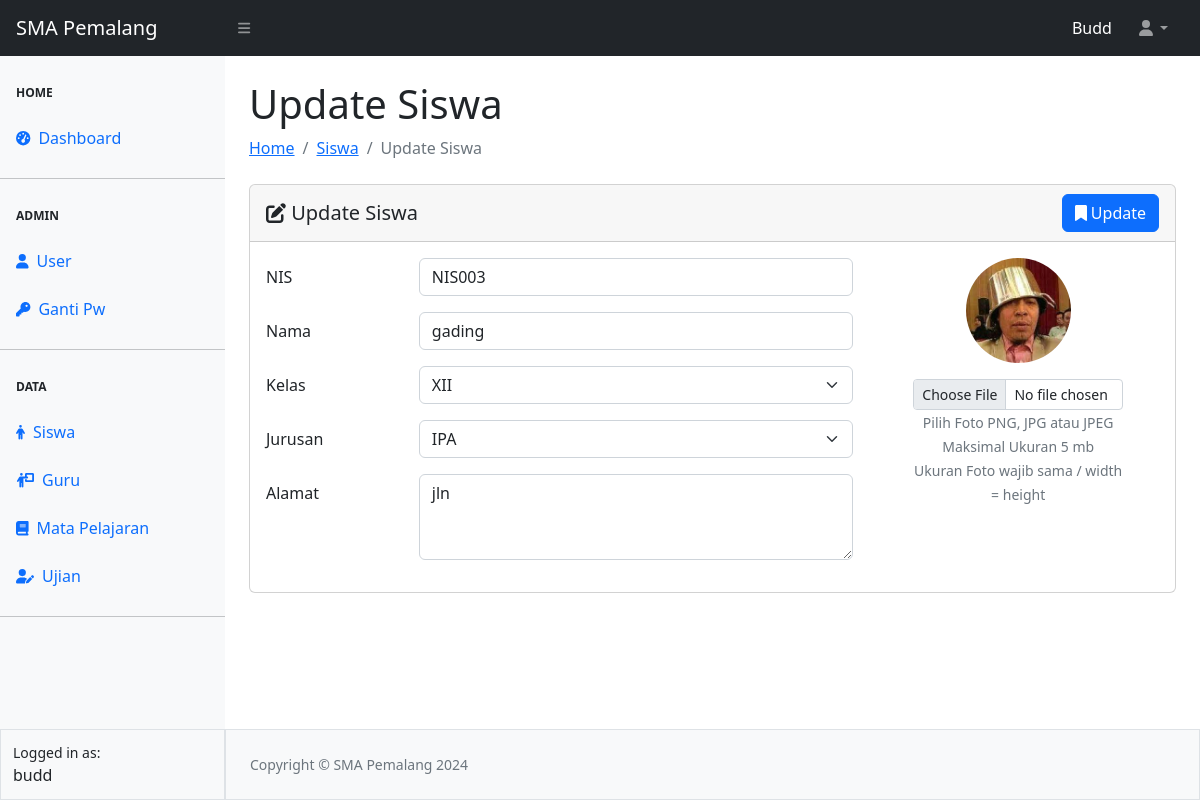
The page /siswa/edit-siswa.php?nis=NIS003 (signed in) on the database its author committed.
### tables this page shows
CREATE TABLE `tbl_siswa` (
  `nis` char(6) NOT NULL,
  `nama` varchar(100) NOT NULL,
  `alamat` varchar(128) NOT NULL,
  `kelas` varchar(3) NOT NULL,
  `jurusan` varchar(50) NOT NULL,
  `foto` varchar(50) NOT NULL
);

### siswa/edit-siswa.php (the view, shortened to what this page needs)
<?php
require_once "../config.php";
require_once "../template/header.php";
require_once "../template/navbar.php";
require_once "../template/sidebar.php";
$nis = $_GET['nis'];
$siswa = mysqli_query($koneksi, "SELECT * FROM tbl_siswa WHERE nis = '$nis'");
$data = mysqli_fetch_array($siswa);
?>
<div id="layoutSidenav_content">
    <main>
        <div class="container-fluid px-4">
            <h1 class="mt-4">Update Siswa</h1>
            <ol class="breadcrumb mb-4">
                <li class="breadcrumb-item"> <a href="../index.php">Home</a></li>
                <li class="breadcrumb-item"> <a href="siswa.php">Siswa</a></li>
                <li class="breadcrumb-item active">Update Siswa</li>
            </ol>
            <form action="proses-siswa.php" method="POST" enctype="multipart/form-data">
                <div class="card">
                    <div class="card-header d-flex justify-content-between align-items-center">
                        <span class="h5 my-2"><i class="fa-solid fa-pen-to-square"></i> Update Siswa</span>
                        <button type="submit" name="update" class="btn btn-primary"><i class="fa-solid fa-bookmark"></i> Update</button>
                    </div>
                    <div class="card-body">
                        <div class="row">
                            <div class="col-md-8 col-sm-12">
                                <div class="mb-3 row">
                                    <label for="nis" class="col-sm-3 col-form-label">NIS</label>
                                    <div class="col-sm-9">
                                        <input type="text" name="nis" required class="form-control" id="nis" value="<?= $nis ?>">
                                    </div>
                                </div>
                                <div class="mb-3 row">
                                    <label for="nama" class="col-sm-3 col-form-label">Nama</label>
                                    <div class="col-sm-9">
                                        <input type="text" name="nama" required class="form-control" id="nama" value="<?= $data['nama'] ?>">
                                    </div>
                                </div>
                                <div class="mb-3 row">
                                    <label for="kelas" class="col-sm-3 col-form-label">Kelas</label>
                                    <div class="col-sm-9">
                                        <select name="kelas" id="kelas" class="form-select" required>
                                            <?php
                                            $kelas = ["X", "XI", "XII"];
                                            foreach ($kelas as $kls) {
                                                echo '<option value="' . $kls . '"' . ($data['kelas'] == $kls ? ' selected' : '') . '>' . $kls . '</option>';
                                            }
                                            ?>
                                        </select>
                                    </div>
                                </div>
                                <div class="mb-3 row">
                                    <label for="jurusan" class="col-sm-3 col-form-label">Jurusan</label>
                                    <div class="col-sm-9">
                                        <select name="jurusan" id="jurusan" class="form-select" required>
                                            <?php
                                            $jurusan = ["IPA", "IPS"];
                                            foreach ($jurusan as $jrs) {
                                                echo '<option value="' . $jrs . '"' . ($data['jurusan'] == $jrs ? ' selected' : '') . '>' . $jrs . '</option>';
                                            }
                                            ?>
                                        </select>
                                    </div>
                                </div>
                                <div class="mb-3 row">
                                    <label for="alamat" class="col-sm-3 col-form-label">Alamat</label>
                                    <div class="col-sm-9">
                                        <textarea name="alamat" id="alamat" cols="30" rows="3" placeholder="Isi Alamat" class="form-control" required><?= $data['alamat'] ?></textarea>
                                    </div>
                                </div>
                            </div>
                            <div class="col-md-4 col-sm-12 text-center px-5">
                                <img src="../asset/image/<?= $data['foto'] ?>" alt="Foto Siswa" class="mb-3 rounded-circle img-fluid" style="width: 50%;">
                                <input type="file" name="image" class="form-control form-control-sm">
                                <small class="text-secondary">Pilih Foto PNG, JPG atau JPEG Maksimal Ukuran 5 mb</small>
                                <div><small class="text-secondary">Ukuran Foto wajib sama / width = height</small></div>
                            </div>
                        </div>
                    </div>
                </div>
            </form>
        </div>
    </main>
<?php
require_once "../template/footer.php";
?>

### rows shown on the page
tbl_siswa: nama "gading", kelas "XII", jurusan "IPA", alamat "jln", foto (picture)

### other values the page prints
$_SESSION ["ssUser"] "Budd"
$_SESSION["ssUser"] "budd"
